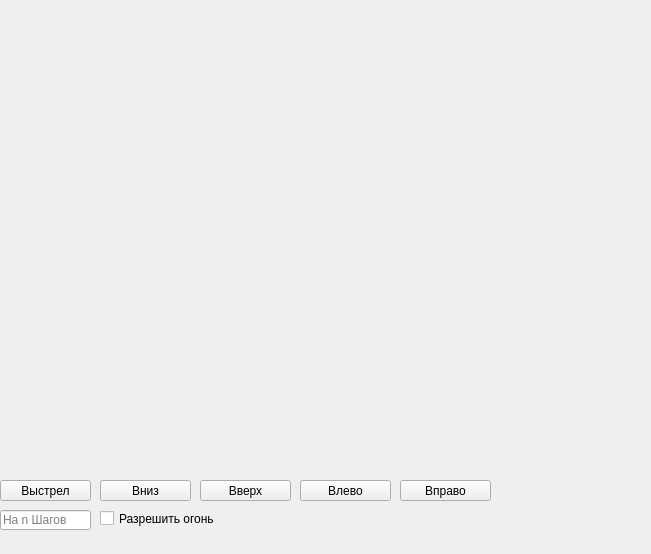
<?xml version="1.0" encoding="UTF-8"?>
<ui version="4.0">
 <class>MainWindow</class>
 <widget class="QMainWindow" name="MainWindow">
  <property name="geometry">
   <rect>
    <x>0</x>
    <y>0</y>
    <width>651</width>
    <height>554</height>
   </rect>
  </property>
  <property name="windowTitle">
   <string>SuperUbetNeuralNetworkOpeNcv</string>
  </property>
  <widget class="QWidget" name="centralwidget">
   <widget class="QLabel" name="label">
    <property name="geometry">
     <rect>
      <x>0</x>
      <y>0</y>
      <width>640</width>
      <height>480</height>
     </rect>
    </property>
    <property name="text">
     <string/>
    </property>
   </widget>
   <widget class="QPushButton" name="pushButton">
    <property name="geometry">
     <rect>
      <x>0</x>
      <y>480</y>
      <width>91</width>
      <height>21</height>
     </rect>
    </property>
    <property name="text">
     <string>Выстрел</string>
    </property>
   </widget>
   <widget class="QPushButton" name="pushButton_2">
    <property name="geometry">
     <rect>
      <x>100</x>
      <y>480</y>
      <width>91</width>
      <height>21</height>
     </rect>
    </property>
    <property name="text">
     <string>Вниз</string>
    </property>
   </widget>
   <widget class="QPushButton" name="pushButton_3">
    <property name="geometry">
     <rect>
      <x>200</x>
      <y>480</y>
      <width>91</width>
      <height>21</height>
     </rect>
    </property>
    <property name="text">
     <string>Вверх</string>
    </property>
   </widget>
   <widget class="QPushButton" name="pushButton_4">
    <property name="geometry">
     <rect>
      <x>300</x>
      <y>480</y>
      <width>91</width>
      <height>21</height>
     </rect>
    </property>
    <property name="text">
     <string>Влево</string>
    </property>
   </widget>
   <widget class="QPushButton" name="pushButton_5">
    <property name="geometry">
     <rect>
      <x>400</x>
      <y>480</y>
      <width>91</width>
      <height>21</height>
     </rect>
    </property>
    <property name="text">
     <string>Вправо</string>
    </property>
   </widget>
   <widget class="QLineEdit" name="lineEdit">
    <property name="geometry">
     <rect>
      <x>0</x>
      <y>510</y>
      <width>91</width>
      <height>20</height>
     </rect>
    </property>
    <property name="placeholderText">
     <string>На n Шагов</string>
    </property>
   </widget>
   <widget class="QCheckBox" name="fireAllow">
    <property name="geometry">
     <rect>
      <x>100</x>
      <y>510</y>
      <width>141</width>
      <height>17</height>
     </rect>
    </property>
    <property name="text">
     <string>Разрешить огонь</string>
    </property>
   </widget>
  </widget>
  <widget class="QMenuBar" name="menubar">
   <property name="geometry">
    <rect>
     <x>0</x>
     <y>0</y>
     <width>651</width>
     <height>21</height>
    </rect>
   </property>
  </widget>
 </widget>
 <resources/>
 <connections/>
</ui>
